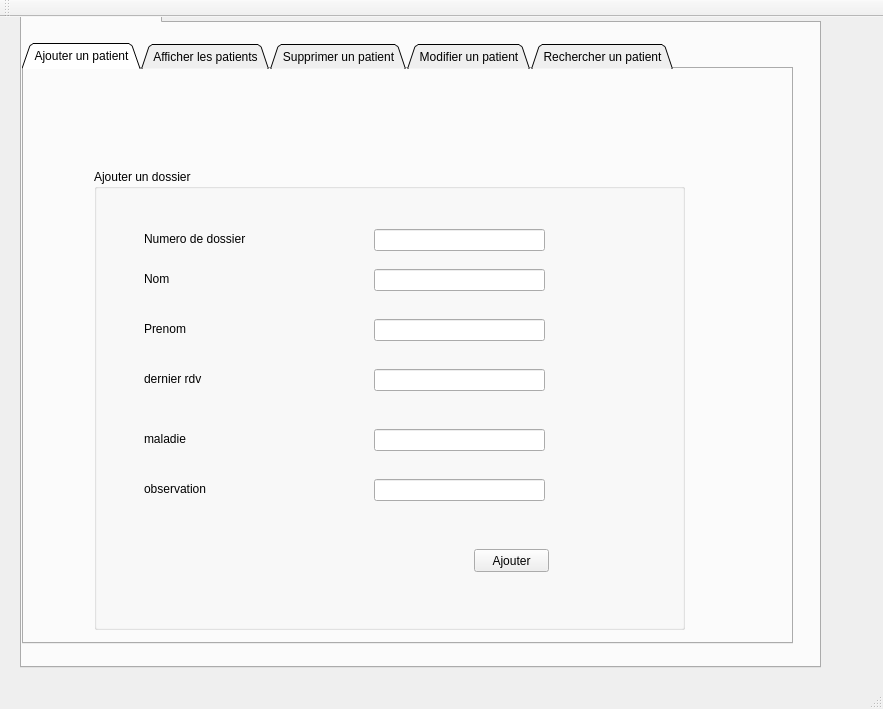
<?xml version="1.0" encoding="UTF-8"?>
<ui version="4.0">
 <class>MainWindow</class>
 <widget class="QMainWindow" name="MainWindow">
  <property name="geometry">
   <rect>
    <x>0</x>
    <y>0</y>
    <width>883</width>
    <height>709</height>
   </rect>
  </property>
  <property name="windowTitle">
   <string>Gestion des étudiants</string>
  </property>
  <widget class="QWidget" name="centralWidget">
   <widget class="QTabWidget" name="tabWidget_2">
    <property name="geometry">
     <rect>
      <x>20</x>
      <y>-20</y>
      <width>801</width>
      <height>671</height>
     </rect>
    </property>
    <property name="sizeIncrement">
     <size>
      <width>2000</width>
      <height>2444</height>
     </size>
    </property>
    <property name="currentIndex">
     <number>0</number>
    </property>
    <widget class="QWidget" name="tab_4">
     <attribute name="title">
      <string>Gestion des Etudiants</string>
     </attribute>
     <widget class="QTabWidget" name="tabWidget">
      <property name="geometry">
       <rect>
        <x>0</x>
        <y>20</y>
        <width>771</width>
        <height>601</height>
       </rect>
      </property>
      <property name="tabPosition">
       <enum>QTabWidget::North</enum>
      </property>
      <property name="tabShape">
       <enum>QTabWidget::Triangular</enum>
      </property>
      <property name="currentIndex">
       <number>0</number>
      </property>
      <property name="elideMode">
       <enum>Qt::ElideNone</enum>
      </property>
      <property name="tabsClosable">
       <bool>false</bool>
      </property>
      <property name="movable">
       <bool>false</bool>
      </property>
      <property name="tabBarAutoHide">
       <bool>false</bool>
      </property>
      <widget class="QWidget" name="tab">
       <attribute name="title">
        <string>Ajouter un patient</string>
       </attribute>
       <widget class="QGroupBox" name="groupBox_2">
        <property name="geometry">
         <rect>
          <x>70</x>
          <y>100</y>
          <width>591</width>
          <height>461</height>
         </rect>
        </property>
        <property name="title">
         <string>Ajouter un dossier</string>
        </property>
        <widget class="QLineEdit" name="nom">
         <property name="geometry">
          <rect>
           <x>280</x>
           <y>100</y>
           <width>171</width>
           <height>22</height>
          </rect>
         </property>
        </widget>
        <widget class="QLabel" name="label_16">
         <property name="geometry">
          <rect>
           <x>50</x>
           <y>100</y>
           <width>191</width>
           <height>20</height>
          </rect>
         </property>
         <property name="text">
          <string>Nom </string>
         </property>
        </widget>
        <widget class="QLabel" name="label_18">
         <property name="geometry">
          <rect>
           <x>50</x>
           <y>200</y>
           <width>191</width>
           <height>20</height>
          </rect>
         </property>
         <property name="text">
          <string>dernier rdv</string>
         </property>
        </widget>
        <widget class="QLineEdit" name="drdv">
         <property name="geometry">
          <rect>
           <x>280</x>
           <y>200</y>
           <width>171</width>
           <height>22</height>
          </rect>
         </property>
        </widget>
        <widget class="QLabel" name="label_19">
         <property name="geometry">
          <rect>
           <x>50</x>
           <y>260</y>
           <width>191</width>
           <height>20</height>
          </rect>
         </property>
         <property name="text">
          <string>maladie</string>
         </property>
        </widget>
        <widget class="QLineEdit" name="maladie">
         <property name="geometry">
          <rect>
           <x>280</x>
           <y>260</y>
           <width>171</width>
           <height>22</height>
          </rect>
         </property>
        </widget>
        <widget class="QLineEdit" name="obs">
         <property name="geometry">
          <rect>
           <x>280</x>
           <y>310</y>
           <width>171</width>
           <height>22</height>
          </rect>
         </property>
         <property name="text">
          <string/>
         </property>
        </widget>
        <widget class="QLabel" name="label_20">
         <property name="geometry">
          <rect>
           <x>50</x>
           <y>310</y>
           <width>191</width>
           <height>20</height>
          </rect>
         </property>
         <property name="text">
          <string>observation</string>
         </property>
        </widget>
        <widget class="QLabel" name="label_21">
         <property name="geometry">
          <rect>
           <x>50</x>
           <y>150</y>
           <width>191</width>
           <height>20</height>
          </rect>
         </property>
         <property name="text">
          <string>Prenom </string>
         </property>
        </widget>
        <widget class="QLineEdit" name="prenom">
         <property name="geometry">
          <rect>
           <x>280</x>
           <y>150</y>
           <width>171</width>
           <height>22</height>
          </rect>
         </property>
        </widget>
        <widget class="QLabel" name="label_22">
         <property name="geometry">
          <rect>
           <x>50</x>
           <y>60</y>
           <width>191</width>
           <height>20</height>
          </rect>
         </property>
         <property name="text">
          <string>Numero de dossier</string>
         </property>
        </widget>
        <widget class="QLineEdit" name="nump">
         <property name="geometry">
          <rect>
           <x>280</x>
           <y>60</y>
           <width>171</width>
           <height>22</height>
          </rect>
         </property>
        </widget>
        <widget class="QPushButton" name="pb_ajouter">
         <property name="geometry">
          <rect>
           <x>380</x>
           <y>380</y>
           <width>75</width>
           <height>23</height>
          </rect>
         </property>
         <property name="text">
          <string>Ajouter</string>
         </property>
        </widget>
        <widget class="QLabel" name="label_pic">
         <property name="enabled">
          <bool>true</bool>
         </property>
         <property name="geometry">
          <rect>
           <x>0</x>
           <y>-150</y>
           <width>771</width>
           <height>800</height>
          </rect>
         </property>
         <property name="maximumSize">
          <size>
           <width>16777215</width>
           <height>16777215</height>
          </size>
         </property>
         <property name="text">
          <string/>
         </property>
         <property name="pixmap">
          <pixmap>pic/aa.jpg</pixmap>
         </property>
        </widget>
       </widget>
      </widget>
      <widget class="QWidget" name="tab_2">
       <attribute name="title">
        <string>Afficher les patients</string>
       </attribute>
       <widget class="QTableView" name="tabpatient">
        <property name="geometry">
         <rect>
          <x>10</x>
          <y>10</y>
          <width>731</width>
          <height>491</height>
         </rect>
        </property>
       </widget>
      </widget>
      <widget class="QWidget" name="tab_3">
       <attribute name="title">
        <string>Supprimer un patient</string>
       </attribute>
       <widget class="QLineEdit" name="lineEdit_id_2">
        <property name="geometry">
         <rect>
          <x>140</x>
          <y>30</y>
          <width>113</width>
          <height>20</height>
         </rect>
        </property>
       </widget>
       <widget class="QLabel" name="label_4">
        <property name="geometry">
         <rect>
          <x>20</x>
          <y>30</y>
          <width>101</width>
          <height>16</height>
         </rect>
        </property>
        <property name="text">
         <string>Numero du dossier</string>
        </property>
       </widget>
       <widget class="QPushButton" name="pb_supprimer">
        <property name="geometry">
         <rect>
          <x>240</x>
          <y>140</y>
          <width>75</width>
          <height>23</height>
         </rect>
        </property>
        <property name="text">
         <string>Supprimer</string>
        </property>
       </widget>
      </widget>
      <widget class="QWidget" name="tab_6">
       <attribute name="title">
        <string>Modifier un patient</string>
       </attribute>
       <widget class="QGroupBox" name="groupBox">
        <property name="geometry">
         <rect>
          <x>90</x>
          <y>10</y>
          <width>591</width>
          <height>481</height>
         </rect>
        </property>
        <property name="title">
         <string>Modifier un dossier</string>
        </property>
        <widget class="QLabel" name="label_6">
         <property name="geometry">
          <rect>
           <x>50</x>
           <y>70</y>
           <width>191</width>
           <height>20</height>
          </rect>
         </property>
         <property name="text">
          <string>numero de dossier</string>
         </property>
        </widget>
        <widget class="QLineEdit" name="m1">
         <property name="geometry">
          <rect>
           <x>280</x>
           <y>70</y>
           <width>171</width>
           <height>22</height>
          </rect>
         </property>
        </widget>
        <widget class="QLabel" name="label_8">
         <property name="geometry">
          <rect>
           <x>50</x>
           <y>240</y>
           <width>191</width>
           <height>20</height>
          </rect>
         </property>
         <property name="text">
          <string>dernier rdv</string>
         </property>
        </widget>
        <widget class="QLineEdit" name="m4">
         <property name="geometry">
          <rect>
           <x>280</x>
           <y>240</y>
           <width>171</width>
           <height>22</height>
          </rect>
         </property>
        </widget>
        <widget class="QLabel" name="label_9">
         <property name="geometry">
          <rect>
           <x>50</x>
           <y>290</y>
           <width>191</width>
           <height>20</height>
          </rect>
         </property>
         <property name="text">
          <string>maladie</string>
         </property>
        </widget>
        <widget class="QLineEdit" name="m5">
         <property name="geometry">
          <rect>
           <x>280</x>
           <y>290</y>
           <width>171</width>
           <height>22</height>
          </rect>
         </property>
        </widget>
        <widget class="QLineEdit" name="m6">
         <property name="geometry">
          <rect>
           <x>280</x>
           <y>340</y>
           <width>171</width>
           <height>22</height>
          </rect>
         </property>
         <property name="text">
          <string/>
         </property>
        </widget>
        <widget class="QLabel" name="label_11">
         <property name="geometry">
          <rect>
           <x>50</x>
           <y>340</y>
           <width>191</width>
           <height>20</height>
          </rect>
         </property>
         <property name="text">
          <string>observation</string>
         </property>
        </widget>
        <widget class="QPushButton" name="modif">
         <property name="geometry">
          <rect>
           <x>350</x>
           <y>420</y>
           <width>93</width>
           <height>28</height>
          </rect>
         </property>
         <property name="text">
          <string>Confirmer</string>
         </property>
        </widget>
        <widget class="QLineEdit" name="m3">
         <property name="geometry">
          <rect>
           <x>280</x>
           <y>190</y>
           <width>171</width>
           <height>22</height>
          </rect>
         </property>
        </widget>
        <widget class="QLabel" name="label_29">
         <property name="geometry">
          <rect>
           <x>50</x>
           <y>140</y>
           <width>191</width>
           <height>20</height>
          </rect>
         </property>
         <property name="text">
          <string>Nom </string>
         </property>
        </widget>
        <widget class="QLabel" name="label_28">
         <property name="geometry">
          <rect>
           <x>50</x>
           <y>190</y>
           <width>191</width>
           <height>20</height>
          </rect>
         </property>
         <property name="text">
          <string>Prenom </string>
         </property>
        </widget>
        <widget class="QLineEdit" name="m2">
         <property name="geometry">
          <rect>
           <x>280</x>
           <y>140</y>
           <width>171</width>
           <height>22</height>
          </rect>
         </property>
        </widget>
       </widget>
      </widget>
      <widget class="QWidget" name="tab_5">
       <attribute name="title">
        <string>Rechercher un patient</string>
       </attribute>
       <widget class="QTableView" name="tabr">
        <property name="geometry">
         <rect>
          <x>15</x>
          <y>100</y>
          <width>741</width>
          <height>231</height>
         </rect>
        </property>
       </widget>
       <widget class="QLabel" name="label_5">
        <property name="geometry">
         <rect>
          <x>20</x>
          <y>40</y>
          <width>101</width>
          <height>16</height>
         </rect>
        </property>
        <property name="text">
         <string>Numero du dossier</string>
        </property>
       </widget>
       <widget class="QLineEdit" name="rech">
        <property name="geometry">
         <rect>
          <x>140</x>
          <y>40</y>
          <width>113</width>
          <height>20</height>
         </rect>
        </property>
       </widget>
       <widget class="QPushButton" name="rechercher">
        <property name="geometry">
         <rect>
          <x>330</x>
          <y>40</y>
          <width>93</width>
          <height>28</height>
         </rect>
        </property>
        <property name="text">
         <string>Confirmer</string>
        </property>
       </widget>
      </widget>
     </widget>
    </widget>
   </widget>
  </widget>
  <widget class="QMenuBar" name="menuBar">
   <property name="geometry">
    <rect>
     <x>0</x>
     <y>0</y>
     <width>883</width>
     <height>21</height>
    </rect>
   </property>
  </widget>
  <widget class="QToolBar" name="mainToolBar">
   <attribute name="toolBarArea">
    <enum>TopToolBarArea</enum>
   </attribute>
   <attribute name="toolBarBreak">
    <bool>false</bool>
   </attribute>
  </widget>
  <widget class="QStatusBar" name="statusBar"/>
 </widget>
 <layoutdefault spacing="6" margin="11"/>
 <resources/>
 <connections/>
</ui>
